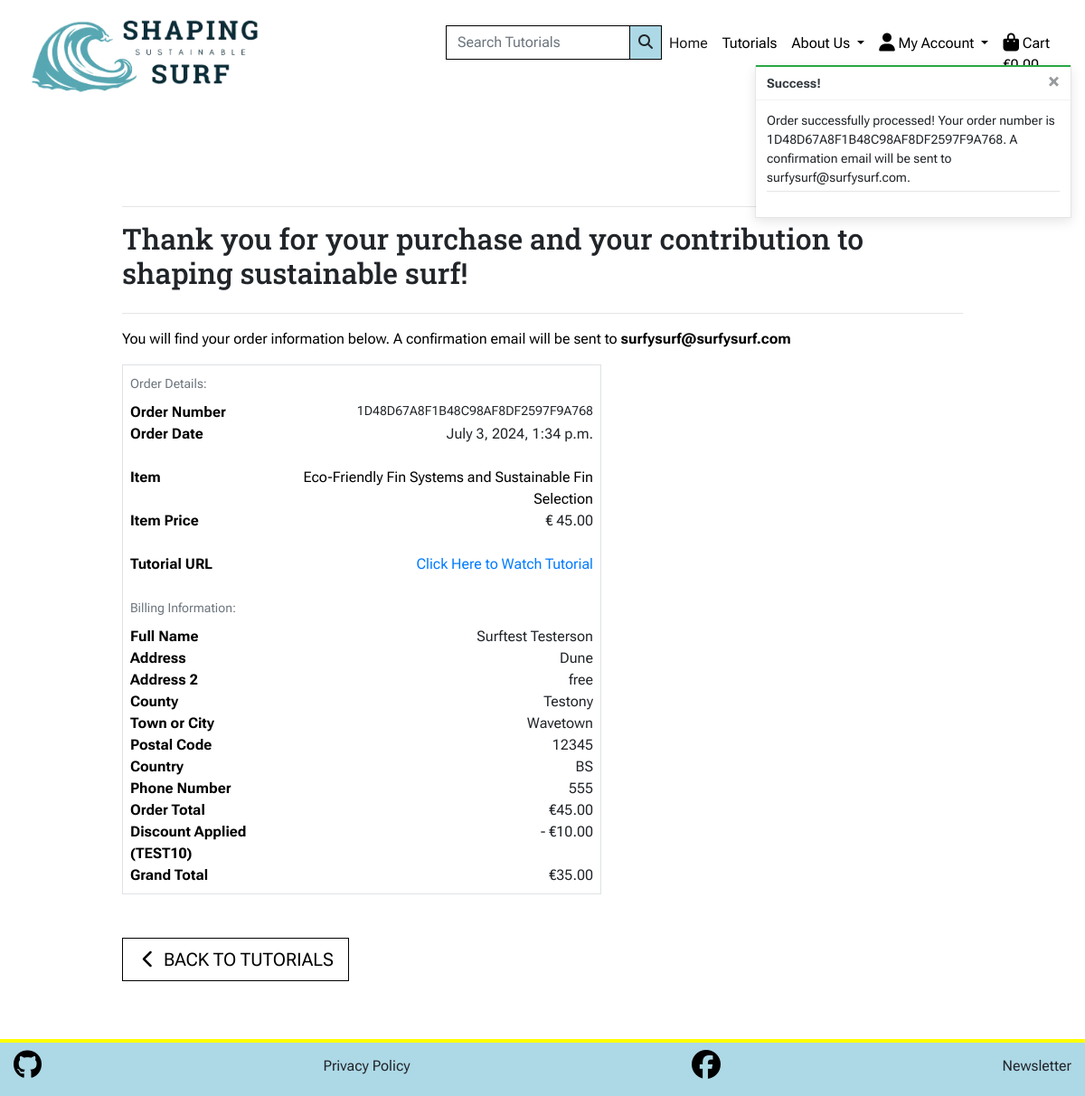
The page /checkout/checkout_success/1D48D67A8F1B48C98AF8DF2597F9A768 on the database its author committed.
### checkout/models.py (models this page shows, shortened)
class Order(models.Model):
    order_number = models.CharField(max_length=32, null=False, editable=False)
    date = models.DateTimeField(auto_now_add=True)
    order_total = models.DecimalField(
        max_digits=10, decimal_places=2, null=False, default=0
    )
    discount_code = models.ForeignKey(
        DiscountCode, on_delete=models.SET_NULL, null=True, blank=True
    )
    grand_total = models.DecimalField(
        max_digits=10, decimal_places=2, null=False, default=0
    )
    original_cart = models.TextField(null=False, blank=False, default="")
    stripe_pid = models.CharField(
        max_length=254, null=False, blank=False, default=""
    )
    full_name = models.CharField(max_length=50, null=False, blank=False)
    email = models.EmailField(max_length=254, null=False, blank=False)
    phone_number = models.CharField(max_length=20, null=True, blank=True)
    street_address1 = models.CharField(max_length=80, null=False, blank=False)
    street_address2 = models.CharField(max_length=80, null=True, blank=True)
    postcode = models.CharField(max_length=20, null=True, blank=True)
    town_or_city = models.CharField(max_length=40, null=False, blank=False)
    county = models.CharField(max_length=80, null=True, blank=True)
    country = CountryField(blank_label="Country *", null=False, blank=False)

class OrderItem(models.Model):
    order = models.ForeignKey(
        Order, related_name="items", on_delete=models.CASCADE
    )
    product = models.ForeignKey(Product, on_delete=models.SET_NULL, null=True)
    product_name = models.CharField(max_length=255)
    product_price = models.DecimalField(max_digits=6, decimal_places=2)

### products/models.py (models this page shows, shortened)
class Product(models.Model):
    STATUS = [
        ("Draft", "Draft"),
        ("Publish", "Publish"),
    ]
    name = models.CharField(max_length=254)
    category = models.ForeignKey(
        Category, on_delete=models.SET_NULL, null=True, blank=False
    )
    subcategory = models.ForeignKey(
        Subcategory, on_delete=models.SET_NULL, null=True, blank=False
    )
    price = models.DecimalField(
        max_digits=6, null=True, blank=False, decimal_places=2
    )
    description = RichTextField(max_length=3000, null=True, blank=False)
    image = ResizedImageField(
        size=[400, None],
        upload_to="sss_products/",
        null=True,
        blank=True,
        quality=75,
        force_format="webp",
    )
    video_url = models.URLField(max_length=254, null=True, blank=True)
    rating = models.DecimalField(
        max_digits=6, decimal_places=2, null=True, blank=True
    )
    status = models.CharField(max_length=20, choices=STATUS, default="Draft")

### cart/models.py (models this page shows, shortened)
class DiscountCode(models.Model):
    class Meta:
        verbose_name = "Discount Codes"
        verbose_name_plural = "Discount Codes"
    ACTIVE_CHOICES = [
        ("Yes", "Yes"),
        ("No", "No"),
    ]
    code = models.CharField(max_length=20)
    amount = models.DecimalField(max_digits=5, decimal_places=2)
    active = models.CharField(
        max_length=3, choices=ACTIVE_CHOICES, default="Yes"
    )

### checkout/views.py (the view)
# urls.py: path("checkout_success/<order_number>", views.checkout_success, name="checkout_success"),
def checkout_success(request, order_number):
    save_info = request.session.get("save_info")
    order = get_object_or_404(
        Order.objects.select_related("discount_code").prefetch_related(
            Prefetch("items", queryset=OrderItem.objects.select_related("product"))
        ),
        order_number=order_number
    )
    success_message = (
        f"Order successfully processed! "
        f"Your order number is {order_number}. A confirmation "
        f"email will be sent to {order.email}."
    )
    messages.success(request, success_message)
    if "cart" in request.session:
        del request.session["cart"]
    if "discount_code" in request.session:
        del request.session["discount_code"]
    template = "checkout/checkout_success.html"
    context = {
        "order": order,
    }
    return render(request, template, context)

### cart/contexts.py (called while the page is built, shortened)
def cart_contents(request):
    cart_items = []
    total = 0
    product_count = 0
    cart = request.session.get("cart", {})
    discount_code = request.session.get('discount_code')
    discount = None
    discount_amount = 0
    grand_total = total
    context = {
        "cart_items": cart_items,
        "total": total,
        "product_count": product_count,
        "discount": discount,
        "discount_amount": discount_amount,
        "grand_total": grand_total,
    }
    return context

### checkout/templates/checkout/checkout_success.html (shortened to what this page needs)
{% extends "base.html" %}
{% load static %}
{% block extra_css %}
<link rel="stylesheet" href="{% static 'checkout/css/checkout.css' %}">
{% endblock %}
{% block page_header %}
<div class="container header-container">
</div>
{% endblock %}
{% block content %}
<div class="container mb-2">
    <div class="row">
        <div class="col">
            <hr>
            <h2 class="logo-font mb-4">Thank you for your purchase and your contribution to shaping sustainable surf!
            </h2>
            <hr>
            <p class="text-black">You will find your order information below. A confirmation email will be sent to
                <strong>{{ order.email }}</strong>
            </p>
        </div>
    </div>
    <div class="row">
        <div class="col-12 col-lg-7 mb-5">
            <div class="order-confirmation-wrapper p-2 border">
                <div class="row">
                    <div class="col mb-2">
                        <small class="text-muted">Order Details:</small>
                    </div>
                </div>
                <div class="row">
                    <div class="col-12 col-md-4">
                        <p class="mb-0 text-black font-weight-bold">Order Number</p>
                    </div>
                    <div class="col-12 col-md-8 text-md-right">
                        <p class="small mb-0">{{ order.order_number }}</p>
                    </div>
                </div>
                <div class="row">
                    <div class="col-12 col-md-4">
                        <p class="mb-0 text-black font-weight-bold">Order Date</p>
                    </div>
                    <div class="col-12 col-md-8 text-md-right">
                        <p class="mb-0">{{ order.date }}</p>
                    </div>
                </div>
                {% for item in order.items.all %}
                <div class="row mt-4">
                    <div class="col-12 col-md-4">
                        <p class="mb-0 text-black font-weight-bold">Item</p>
                    </div>
                    <div class="col-12 col-md-8 text-md-right">
                        <p class="mb-0 text-black">
                            {{ item.product.name }}
                        </p>
                    </div>
                </div>
                <div class="row">
                    <div class="col-12 col-md-4">
                        <p class="mb-0 text-black font-weight-bold">Item Price</p>
                    </div>
                    <div class="col-12 col-md-8 text-md-right">
                        <p class="mb-0">€ {{ item.product.price }}</p>
                    </div>
                </div>
                {% if item.product and item.product.video_url %}
                <div class="row mb-4 mt-4">
                    <div class="col-12 col-md-4">
                        <p class="mb-0 text-black font-weight-bold">Tutorial URL</p>
                    </div>
                    <div class="col-12 col-md-8 text-md-right">
                        <a href="{{ item.product.video_url }}" target="_blank" rel="noopener noreferrer"
                            aria-label="Opens in a new window">Click Here to Watch Tutorial</a>
                    </div>
                </div>
                {% endif %}
                {% endfor %}
                <div class="row">
                    <div class="col mb-2">
                        <small class="text-muted">Billing Information:</small>
                    </div>
                </div>
                <div class="row">
                    <div class="col-12 col-md-4">
                        <p class="mb-0 text-black font-weight-bold">Full Name</p>
                    </div>
                    <div class="col-12 col-md-8 text-md-right">
                        <p class="mb-0">{{ order.full_name }}</p>
                    </div>
                </div>
                <div class="row">
                    <div class="col-12 col-md-4">
                        <p class="mb-0 text-black font-weight-bold">Address</p>
                    </div>
                    <div class="col-12 col-md-8 text-md-right">
                        <p class="mb-0">{{ order.street_address1 }}</p>
                    </div>
                </div>
                {% if order.street_address2 %}
                <div class="row">
                    <div class="col-12 col-md-4">
                        <p class="mb-0 text-black font-weight-bold">Address 2</p>
                    </div>
                    <div class="col-12 col-md-8 text-md-right">
                        <p class="mb-0">{{ order.street_address2 }}</p>
                    </div>
                </div>
                {% endif %}
                {% if order.county %}
                <div class="row">
                    <div class="col-12 col-md-4">
                        <p class="mb-0 text-black font-weight-bold">County</p>
                    </div>
                    <div class="col-12 col-md-8 text-md-right">
                        <p class="mb-0">{{ order.county }}</p>
                    </div>
                </div>
                {% endif %}
                <div class="row">
                    <div class="col-12 col-md-4">
                        <p class="mb-0 text-black font-weight-bold">Town or City</p>
                    </div>
                    <div class="col-12 col-md-8 text-md-right">
                        <p class="mb-0">{{ order.town_or_city }}</p>
                    </div>
                </div>
                {% if order.postcode %}
                <div class="row">
                    <div class="col-12 col-md-4">
                        <p class="mb-0 text-black font-weight-bold">Postal Code</p>
                    </div>
                    <div class="col-12 col-md-8 text-md-right">
                        <p class="mb-0">{{ order.postcode }}</p>
                    </div>
                </div>
                {% endif %}
                <div class="row">
                    <div class="col-12 col-md-4">
                        <p class="mb-0 text-black font-weight-bold">Country</p>
                    </div>
                    <div class="col-12 col-md-8 text-md-right">
                        <p class="mb-0">{{ order.country }}</p>
                    </div>
                </div>
                {% if order.phone_number %}
                <div class="row">
                    <div class="col-12 col-md-4">
                        <p class="mb-0 text-black font-weight-bold">Phone Number</p>
                    </div>
                    <div class="col-12 col-md-8 text-md-right">
                        <p class="mb-0">{{ order.phone_number }}</p>
                    </div>
                </div>
                {% endif %}
                <div class="row">
                    <div class="col-12 col-md-4">
                        <p class="mb-0 text-black font-weight-bold">Order Total</p>
                    </div>
                    <div class="col-12 col-md-8 text-md-right">
                        <p class="mb-0">€{{ order.order_total }}</p>
                    </div>
                </div>
                {% if order.discount_code %}
                <div class="row">
                    <div class="col-12 col-md-4">
                        <p class="mb-0 text-black font-weight-bold">Discount Applied ({{ order.discount_code.code }})
                        </p>
                    </div>
                    <div class="col-12 col-md-8 text-md-right">
                        <p class="mb-0">- €{{ order.discount_code.amount }}</p>
                    </div>
                </div>
                {% endif %}
                <div class="row">
                    <div class="col-12 col-md-4">
                        <p class="mb-0 text-black font-weight-bold">Grand Total</p>
                    </div>
                    <div class="col-12 col-md-8 text-md-right">
                        <p class="mb-0">€{{ order.grand_total }}</p>
                    </div>
                </div>
            </div>
        </div>
    </div>
    <div class="row">
        <div class="col-12 col-lg-6 mb-5">
            <a href="{% url 'tutorials_list' %}" class="btn btn-outline-black rounded-0 btn-lg mb-2">
                <span class="icon">
                    <i class="fas fa-chevron-left"></i>
                </span>
                <span class="text-uppercase">Back to Tutorials</span>
            </a>
        </div>
    </div>
</div>
{% endblock %}

### static/css/base.css (style rules this page uses)
:root { --blue-box-shadow: 1px -1px 7px 0 rgba(34, 124, 157, 0.75); --black-box-shadow: 1px -1px 7px 0 #4E4A47; }
* { margin: 0; padding: 0; box-sizing: border-box; font-family: "Roboto Flex", sans-serif; }
html, body { height: 100%; }
body { display: flex; flex-direction: column; min-height: 100vh; }
h1, h2, h3, h4, h5, h6 { font-family: "Roboto Slab", sans-serif; }
.icon { align-items: center; display: inline-flex; justify-content: center; height: 1.5rem; width: 1.5rem; }
.btn-outline-black { background: white; color: black !important; border: 1px solid black; }
.text-black { color: #000 !important; }
.header-container { padding-top: 164px; }
@media (min-width: 1200px) { .container { max-width: 80%; } }

### rows shown on the page
Order: email "surfysurf@surfysurf.com", order_number "1D48D67A8F1B48C98AF8DF2597F9A768", date "July 3, 2024, 1:34 p.m.", full_name "Surftest Testerson", street_address1 "Dune", street_address2 "free", county "Testony", town_or_city "Wavetown", postcode "12345", country "BS", phone_number "555", order_total "45.00", discount_code.code "TEST10", discount_code.amount "10.00", grand_total "35.00"
OrderItem: product.name "Eco-Friendly Fin Systems and Sustainable Fin Selection", product.price "45.00"

### other values the page prints
{{ message }} "Order successfully processed! Your order number is 1D48D67A8F1B48C98AF8DF2597F9A768. A confirmation email will be sent to surfysurf@surfysurf.com."
